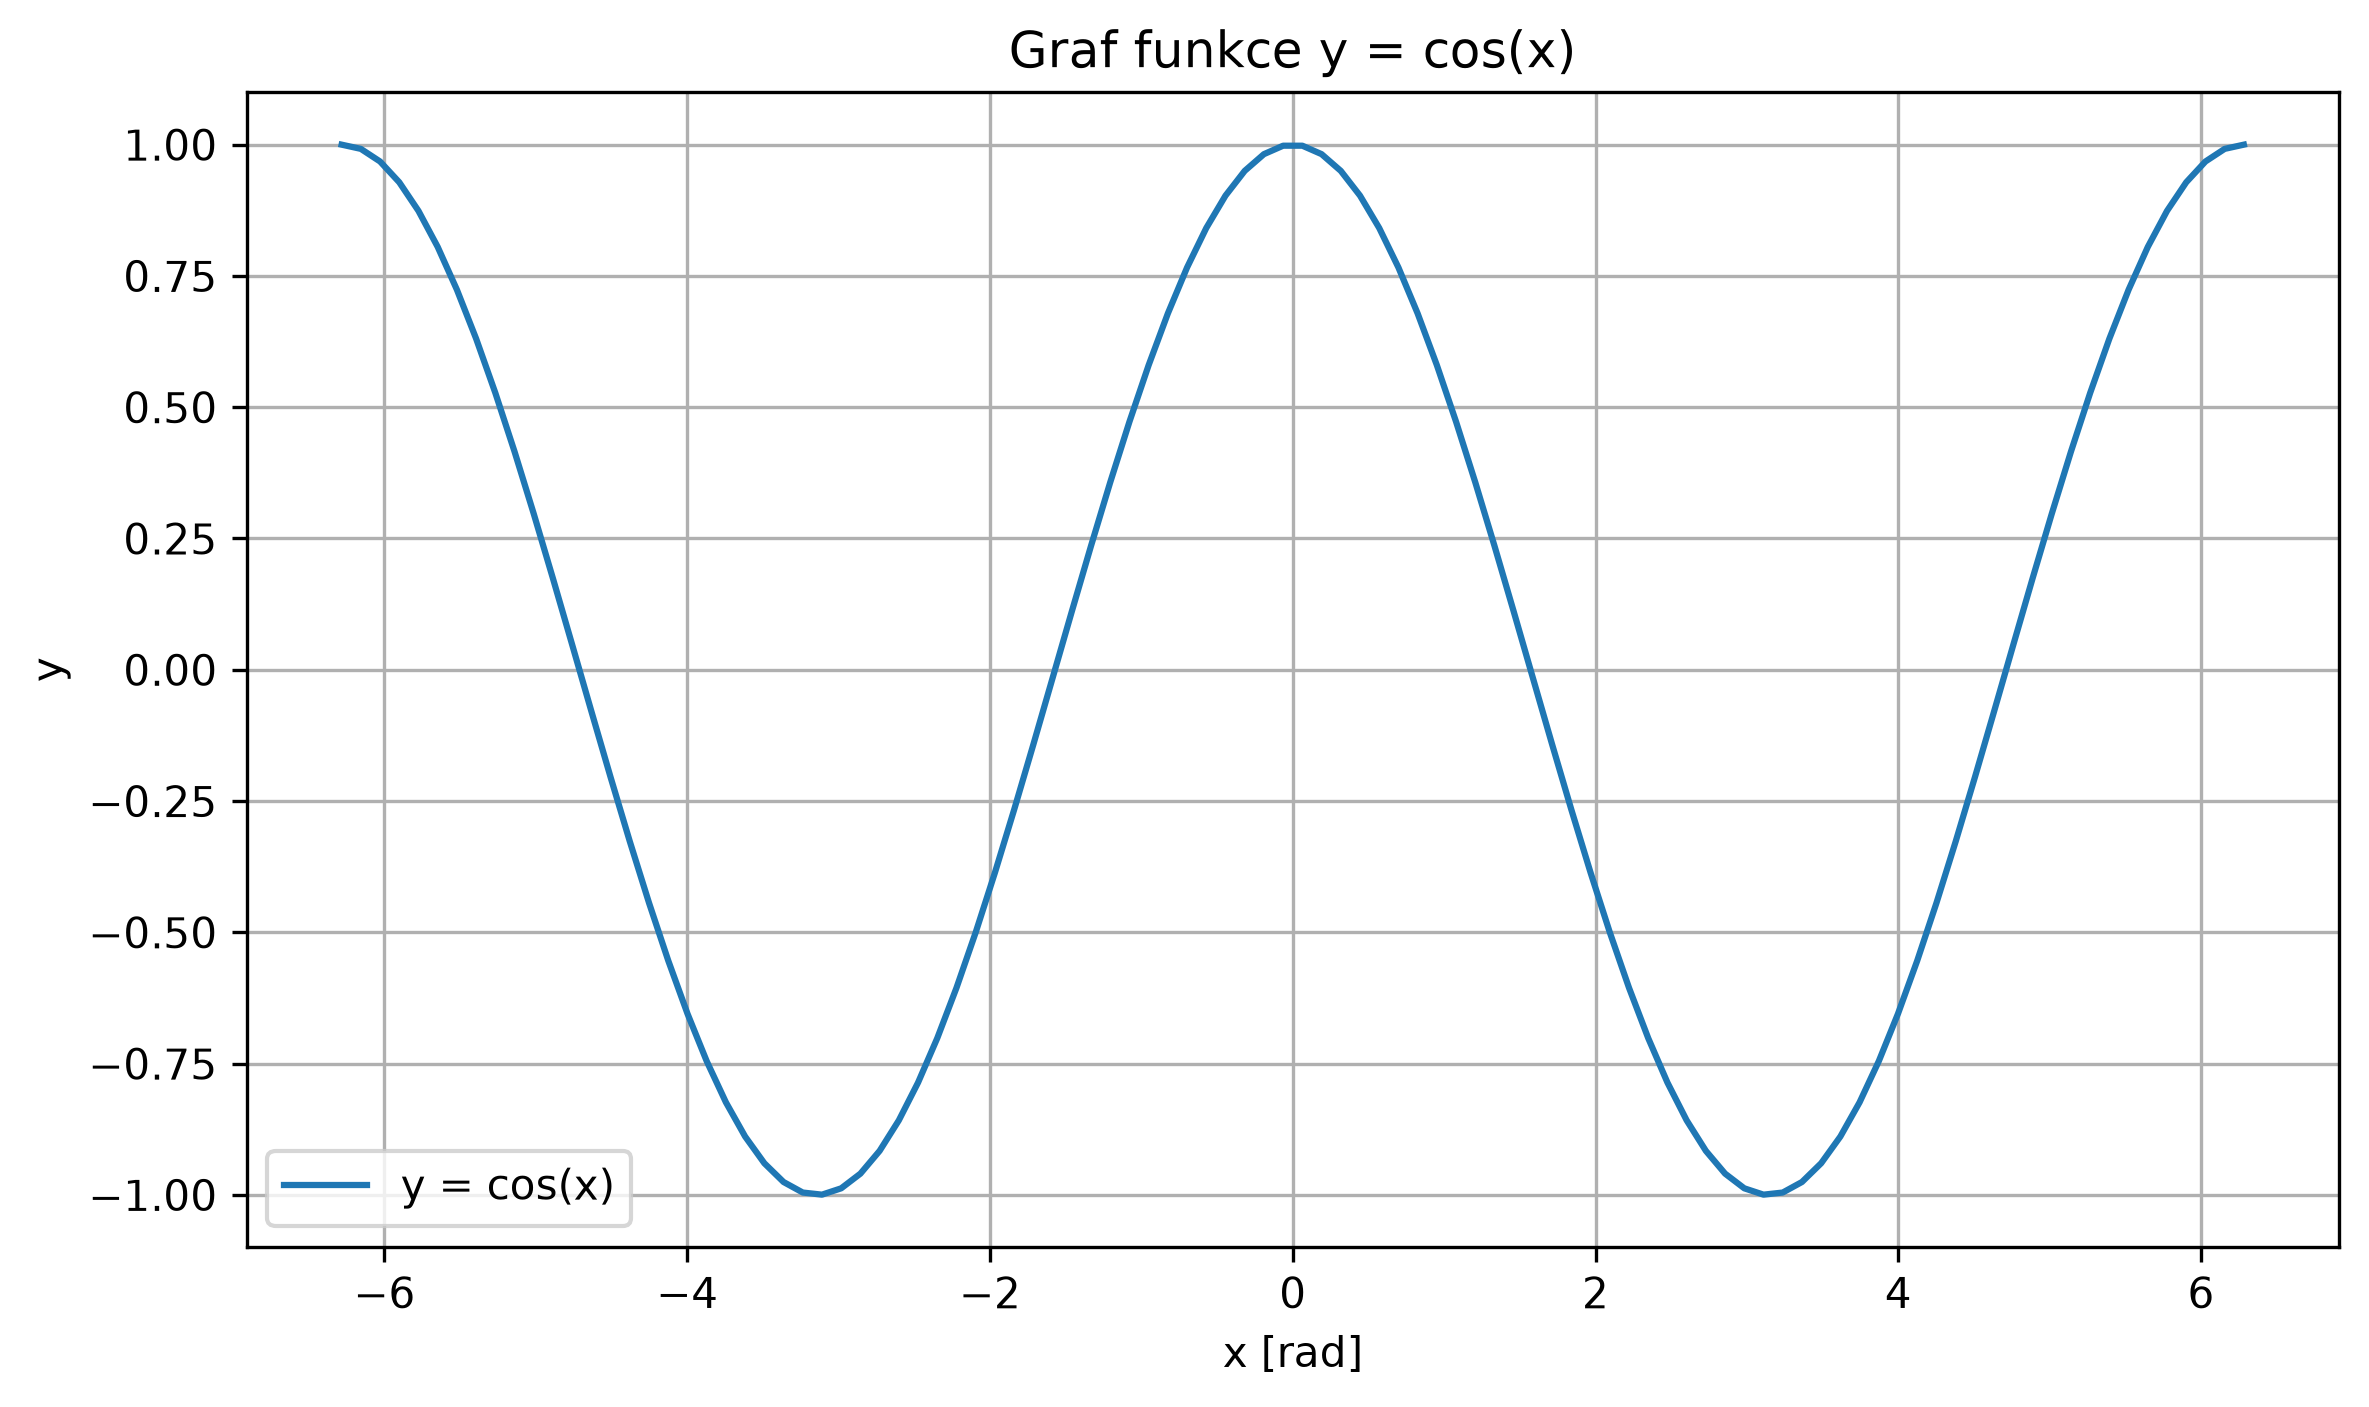

Recreate this plot in Python.
import pandas as pd
import matplotlib.pyplot as plt
from pathlib import Path

# Slozka, ve ktere je ulozen tento skript
folder = Path(__file__).resolve().parent

# Nacteni dat z CSV souboru
data = pd.read_csv(folder / "graph.csv")

# Vykresleni grafu
plt.figure(figsize=(9, 5))
plt.plot(data["x"], data["y"], label="y = cos(x)")

# Popisky a uprava grafu
plt.xlabel("x [rad]")
plt.ylabel("y")
plt.title("Graf funkce y = cos(x)")
plt.grid(True)
plt.legend()

# Ulozeni grafu
plt.savefig(folder / "graph.png", dpi=300, bbox_inches="tight")

# Zobrazeni grafu
plt.show()
